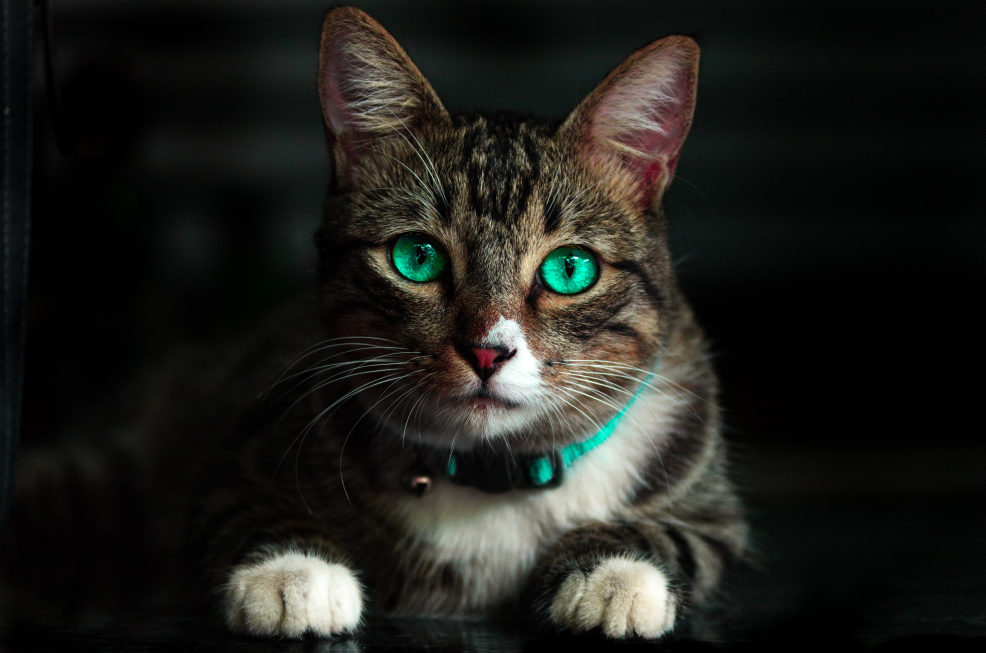
#> input picture CAT.jpg, 4928 x 3264 px (shown at 1/5 size)
$ python Masked.py
#> lines starting #> are read from the running program, lines starting #| are printed output that depends on the picture; after the words box and inside, x2 and y2 are one past the last pixel; in counts of white or black regions, pixels touching at a corner belong together
#> further down, img is the input picture: shape (3264, 4928, 3); mean B, G, R 27.9, 32, 31.8
import cv2 as cv
import numpy as np


def rescale(frame, scale=.15):
#> called with scale = 0.15
    width=int(frame.shape[1]*scale)
#> width = 739
    height=int(frame.shape[0] * scale)
#> height = 489
    dimensions=(width,height)
#> dimensions = (739, 489)
    return cv.resize(frame,dimensions,interpolation=cv.INTER_AREA)
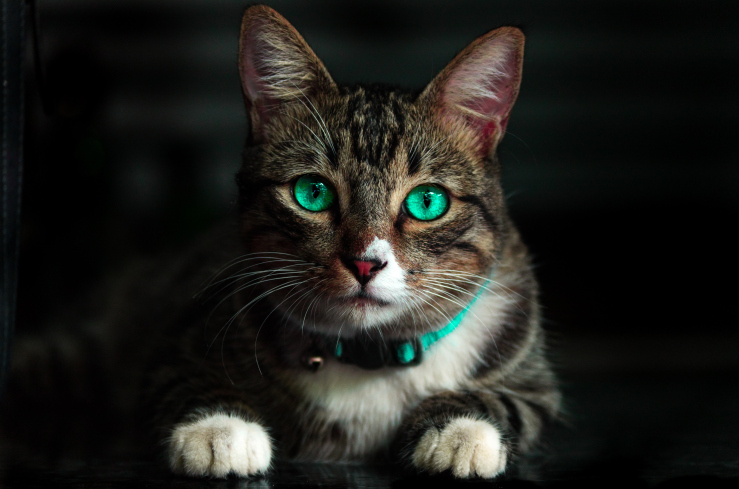
#> returned value: shape (489, 739, 3); mean of channels 0, 1, 2 27.9, 32, 31.8; drawn as B, G, R

img =cv.imread("CAT.jpg")
resize=rescale(img)

blank=np.zeros(resize.shape[:2],dtype='uint8')
# cv.imshow("Blank Image",blank)

mask=cv.circle(blank,(resize.shape[1]//2,resize.shape[0]//2),200,255,-1)
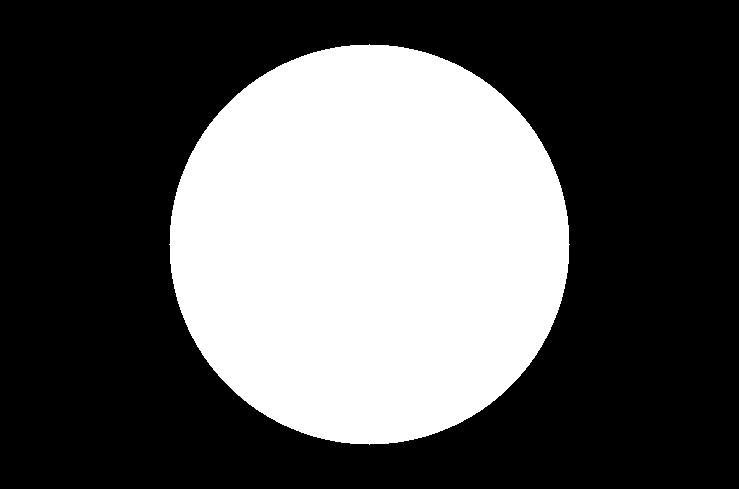
#> blank: shape (489, 739); 34.8% white; 1 white region, box (x1, y1, x2, y2) and area: (169, 44, 570, 445) 125629
# cv.imshow("MASK",mask)

masked=cv.bitwise_and(resize,resize,mask=mask)
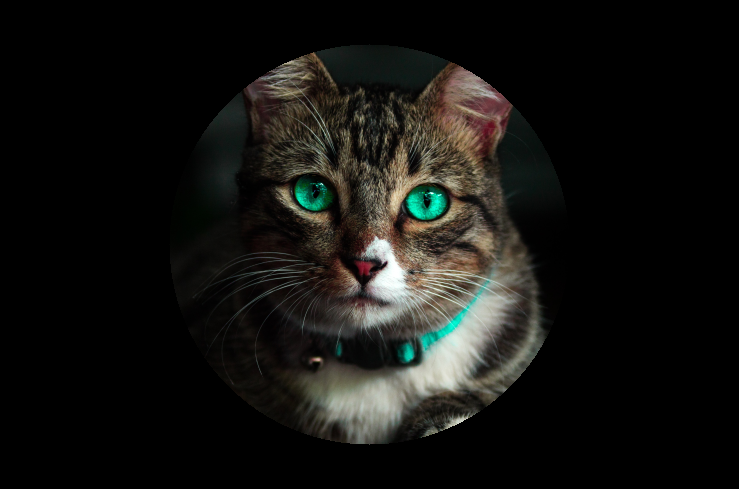
#> masked: shape (489, 739, 3); mean B, G, R 17.5, 20.2, 20.5
cv.imshow("MASKED IMAGE",masked)


cv.waitKey(0)
